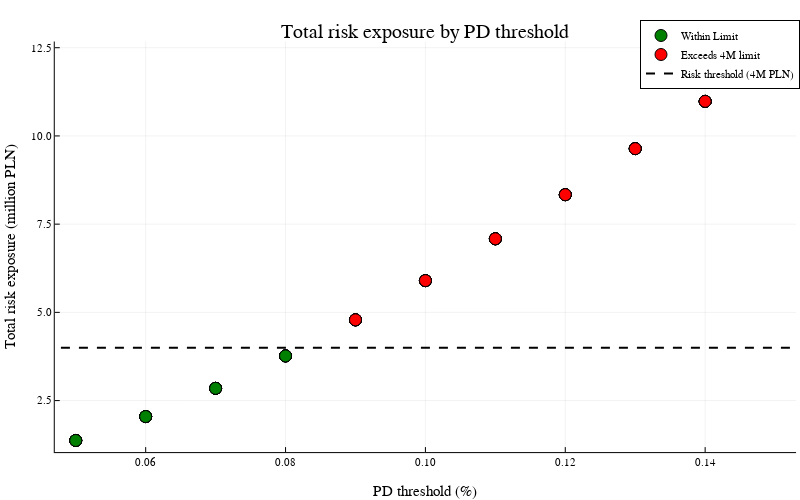

This figure's notebook cell:
### Code cell
# Risk threshold
risk_threshold = 4.0  

x_within = results_df.pd_threshold[results_df.total_risk_exposure .<= risk_threshold]
y_within = results_df.total_risk_exposure[results_df.total_risk_exposure .<= risk_threshold]

x_exceed = results_df.pd_threshold[results_df.total_risk_exposure .> risk_threshold] 
y_exceed = results_df.total_risk_exposure[results_df.total_risk_exposure .> risk_threshold]

# Plot 
p = scatter(
    x_within, y_within,
    label = "Within Limit",
    markercolor = :green,
    markersize = 6,
    xlabel = "PD threshold (%)",
    ylabel = "Total risk exposure (million PLN)",
    title = "Total risk exposure by PD threshold",
    legend = :topright,
    size = (800, 500)
)

# Exeed points
scatter!(p, x_exceed, y_exceed,
    label = "Exceeds 4M limit",
    markercolor = :red,
    markersize = 6
)

# Threshold line
hline!(p, [risk_threshold],
    label = "Risk threshold (4M PLN)",
    linestyle = :dash,
    linecolor = :black,
    linewidth = 2
)

### Figure 1 — Plotly figure (JSON) as saved in the notebook; plotly's stock layout.template omitted (floating-point values rounded to 4 significant figures)
{"data": [{"colorbar": {"len": 0.8926, "title": {"text": ""}, "x": 0.9951, "y": 0.5069}, "legendgroup": "Within Limit", "marker": {"color": "rgba(0, 128, 0, 1.000)", "line": {"color": "rgba(0, 0, 0, 1)", "width": 1}, "size": 12, "symbol": "circle"}, "mode": "markers", "name": "Within Limit", "showlegend": true, "type": "scatter", "x": [0.05, 0.06, 0.07, 0.08, 0.05, 0.06, 0.07, 0.08, 0.05, 0.06, 0.07, 0.08, 0.05, 0.06, 0.07, 0.08, 0.05, 0.06, 0.07, 0.08, 0.05, 0.06, 0.07, 0.08, 0.05, 0.06, 0.07, 0.08], "xaxis": "x", "y": [1.37, 2.047, 2.847, 3.766, 1.37, 2.047, 2.847, 3.766, 1.37, 2.047, 2.847, 3.766, 1.37, 2.047, 2.847, 3.766, 1.37, 2.047, 2.847, 3.766, 1.37, 2.047, 2.847, 3.766, 1.37, 2.047, 2.847, 3.766], "yaxis": "y"}, {"colorbar": {"len": 0.8926, "title": {"text": ""}, "x": 0.9951, "y": 0.5069}, "legendgroup": "Exceeds 4M limit", "marker": {"color": "rgba(255, 0, 0, 1.000)", "line": {"color": "rgba(0, 0, 0, 1)", "width": 1}, "size": 12, "symbol": "circle"}, "mode": "markers", "name": "Exceeds 4M limit", "showlegend": true, "type": "scatter", "x": [0.09, 0.1, 0.11, 0.12, 0.13, 0.14, 0.15, 0.09, 0.1, 0.11, 0.12, 0.13, 0.14, 0.15, 0.09, 0.1, 0.11, 0.12, 0.13, 0.14, 0.15, 0.09, 0.1, 0.11, 0.12, 0.13, 0.14, 0.15, 0.09, 0.1, 0.11, 0.12, 0.13, 0.14, 0.15, 0.09, 0.1, 0.11, 0.12, 0.13, 0.14, 0.15, 0.09, 0.1, 0.11, 0.12, 0.13, 0.14, 0.15], "xaxis": "x", "y": [4.788, 5.899, 7.085, 8.335, 9.64, 10.98, 12.35, 4.788, 5.899, 7.085, 8.335, 9.64, 10.98, 12.35, 4.788, 5.899, 7.085, 8.335, 9.64, 10.98, 12.35, 4.788, 5.899, 7.085, 8.335, 9.64, 10.98, 12.35, 4.788, 5.899, 7.085, 8.335, 9.64, 10.98, 12.35, 4.788, 5.899, 7.085, 8.335, 9.64, 10.98, 12.35, 4.788, 5.899, 7.085, 8.335, 9.64, 10.98, 12.35], "yaxis": "y"}, {"colorbar": {"len": 0.8926, "title": {"text": ""}, "x": 0.9951, "y": 0.5069}, "legendgroup": "Risk threshold (4M PLN)", "line": {"color": "rgba(0, 0, 0, 1)", "dash": "dash", "shape": "linear", "width": 2}, "mode": "lines", "name": "Risk threshold (4M PLN)", "showlegend": true, "type": "scatter", "x": [-10.55, 10.75], "xaxis": "x", "y": [4, 4], "yaxis": "y"}], "layout": {"annotations": [{"font": {"color": "rgba(0, 0, 0, 1)", "family": "sans-serif", "size": 20}, "rotation": 0, "showarrow": false, "text": "Total risk exposure by PD threshold", "x": 0.5318, "xanchor": "center", "xref": "paper", "y": 1, "yanchor": "top", "yref": "paper"}], "height": 500, "legend": {"bgcolor": "rgba(255, 255, 255, 1.000)", "bordercolor": "rgba(0, 0, 0, 1)", "borderwidth": 1, "font": {"color": "rgba(0, 0, 0, 1)", "family": "sans-serif", "size": 11}, "title": {"font": {"color": "rgba(0, 0, 0, 1)", "family": "sans-serif", "size": 15}, "text": ""}, "tracegroupgap": 0, "traceorder": "normal", "x": 1, "xanchor": "right", "y": 1, "yanchor": "top"}, "margin": {"b": 20, "l": 0, "r": 0, "t": 20}, "paper_bgcolor": "rgba(255, 255, 255, 1.000)", "plot_bgcolor": "rgba(255, 255, 255, 1.000)", "showlegend": true, "width": 800, "xaxis": {"anchor": "y", "domain": [0.06846, 0.9951], "gridcolor": "rgba(0, 0, 0, 0.1)", "gridwidth": 0.5, "linecolor": "rgba(0, 0, 0, 1)", "mirror": false, "range": [0.047, 0.153], "showgrid": true, "showline": true, "showticklabels": true, "tickangle": 0, "tickcolor": "rgb(0, 0, 0)", "tickfont": {"color": "rgba(0, 0, 0, 1)", "family": "sans-serif", "size": 11}, "tickmode": "array", "ticks": "inside", "ticktext": ["0.06", "0.08", "0.10", "0.12", "0.14"], "tickvals": [0.06, 0.08, 0.1, 0.12, 0.14], "title": {"font": {"color": "rgba(0, 0, 0, 1)", "family": "sans-serif", "size": 15}, "text": "PD threshold (%)"}, "type": "linear", "visible": true, "zeroline": false, "zerolinecolor": "rgba(0, 0, 0, 1)"}, "yaxis": {"anchor": "x", "domain": [0.06065, 0.9532], "gridcolor": "rgba(0, 0, 0, 0.1)", "gridwidth": 0.5, "linecolor": "rgba(0, 0, 0, 1)", "mirror": false, "range": [1.04, 12.68], "showgrid": true, "showline": true, "showticklabels": true, "tickangle": 0, "tickcolor": "rgb(0, 0, 0)", "tickfont": {"color": "rgba(0, 0, 0, 1)", "family": "sans-serif", "size": 11}, "tickmode": "array", "ticks": "inside", "ticktext": ["2.5", "5.0", "7.5", "10.0", "12.5"], "tickvals": [2.5, 5, 7.5, 10, 12.5], "title": {"font": {"color": "rgba(0, 0, 0, 1)", "family": "sans-serif", "size": 15}, "text": "Total risk exposure (million PLN)"}, "type": "linear", "visible": true, "zeroline": false, "zerolinecolor": "rgba(0, 0, 0, 1)"}}}
